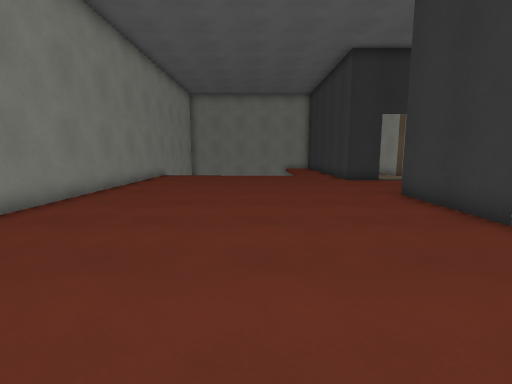
[1] (above)

19 first-person views from a walk through a Godot game level. The camera is 1.3 m above the floor, tilts 8° down and sees 85° across. The floor is counted in squares, 1 m on a side. Each view is taken from the middle of a square. On the plan, view 1 faces up. The plan holds only what a view shows up to about 13 squares ahead; the rest is blank. The place goes on beyond the plan.

[2]
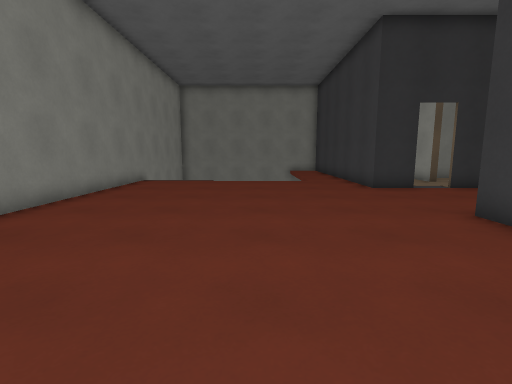

[3]
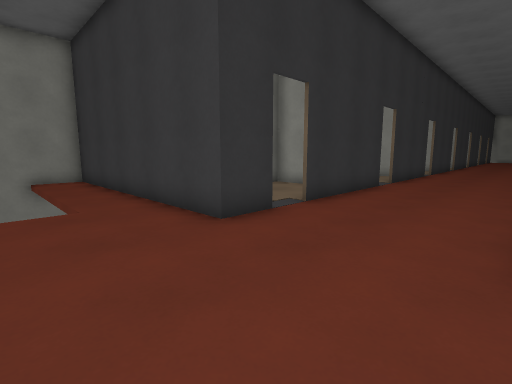

[4]
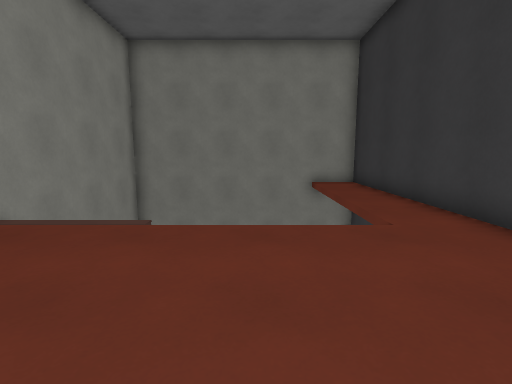

[5]
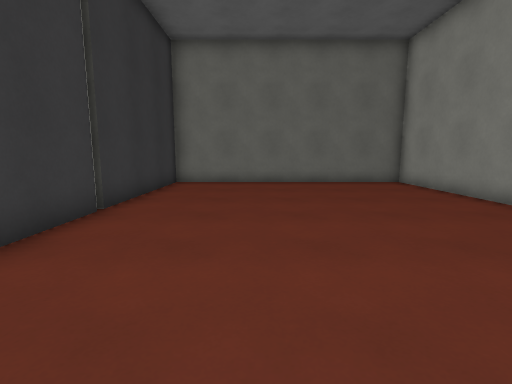

[6]
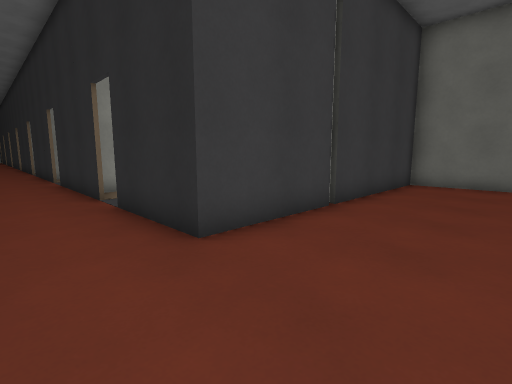

[7]
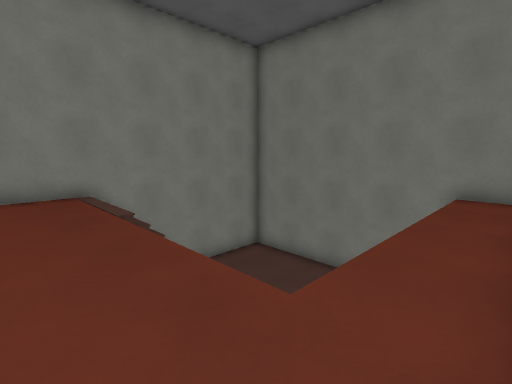

[8]
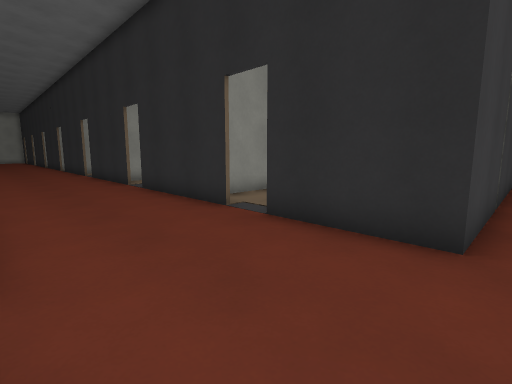

[9]
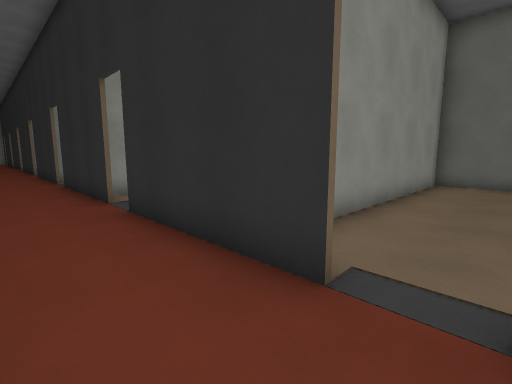

[10]
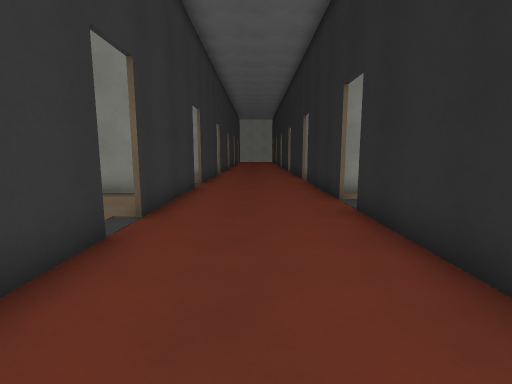

[11]
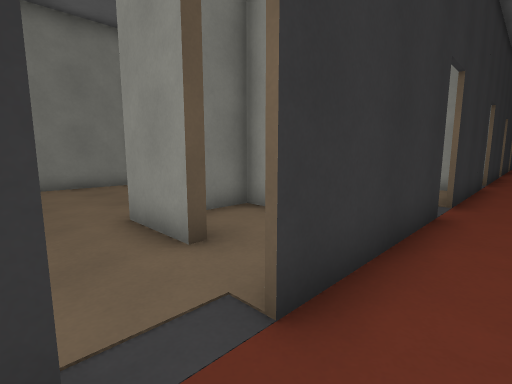

[12]
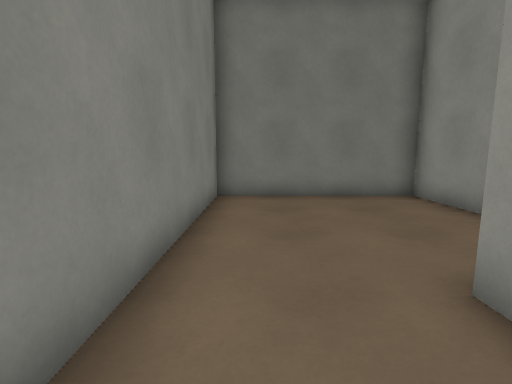

[13]
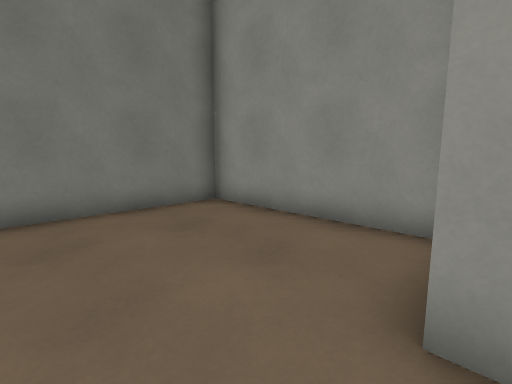

[14]
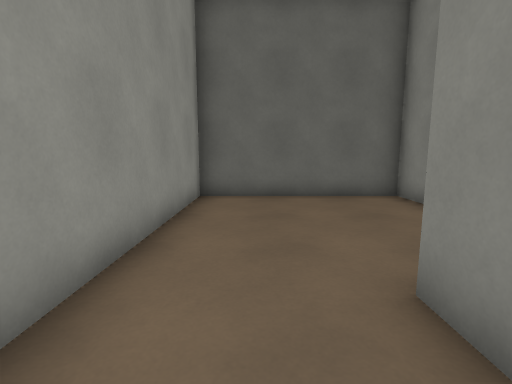

[15]
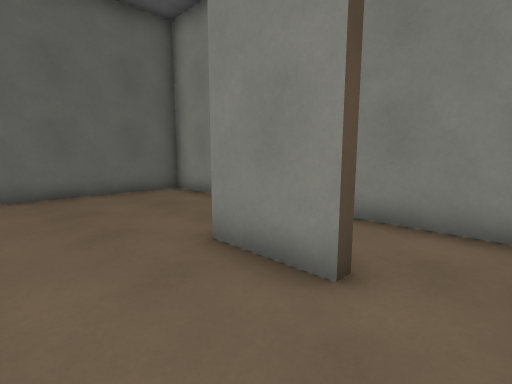

[16]
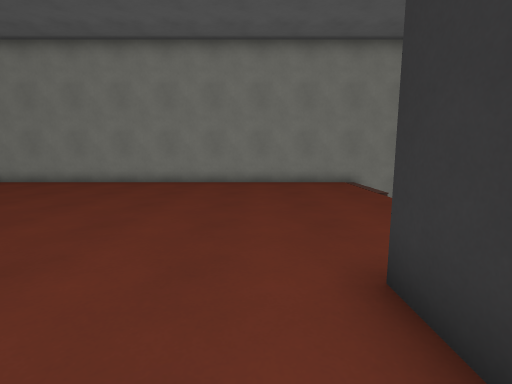

[17]
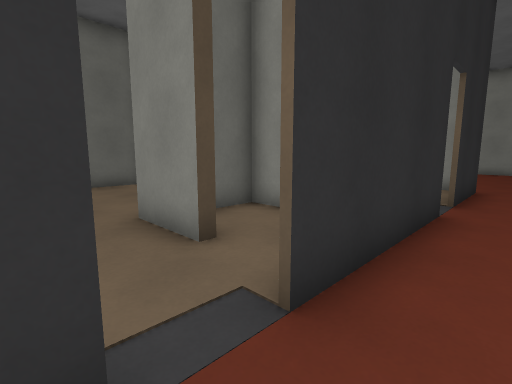

[18]
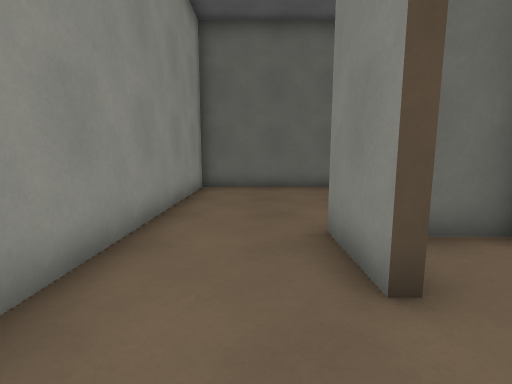

[19]
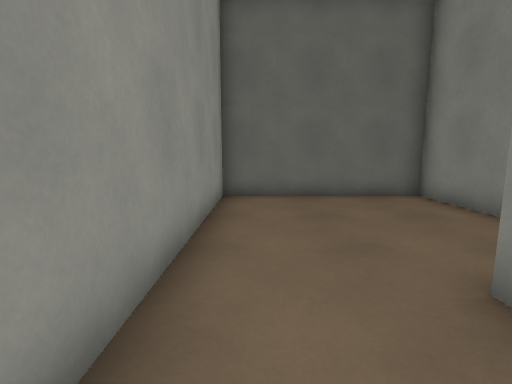

### Floor plan
Key: @ floor where view 1 was taken; # wall or solid block; . main floor; - floor 3 m lower than the main floor; / step, stairs or slope; v drop or lower ground.
Columns run from 6 left of view 1 to 21 right of it. Each row starts with its distance up from view 1.
 24 ############     #######
 23 #-----   ..#     #.....#
 22 #-----   ..#     #.....#
 21 #-----   ..#     #.....#
 20 #        ..#     #.....#
 19 #        ..#     #.....#
 18 #/       ..#     #.....#
 17 #/ /v    ..#     #..####
 16 #...vv///..#     #..#..#
 15 #..........#      .....#
 14 #..........#      .... #  ..
 13 #..........########.#####.##
 12 #...........................
 11 #...........................
 10 #...........................
  9 #..........###..#####.#####.
  8 #..........#.....#.....#
  7 #..........#.....#.....#
  6 #..........#.#...#..#..#
  5 #..........###...####..#
  4 #..........# ....#.....#
  3 #..........#.....#.....#
  2 #..........#.....#.....#
  1 #..........#.....#.....#
  0 #.....@....#.....#.....#
 -1 #..........#.....#.....#
 -2 ########################

Positions as (right, up) in squares from view 1, and headings:
1: (0, 0), facing up
2: (0, 3), facing up
3: (1, 9), facing up-right
4: (0, 11), facing up
5: (1, 11), facing down
6: (1, 11), facing down-right
7: (4, 14), facing up-left
8: (4, 13), facing down-right
9: (8, 11), facing down-right
10: (8, 11), facing right
11: (12, 12), facing up-right
12: (12, 15), facing up
13: (12, 17), facing up-right
14: (9, 7), facing down
15: (10, 8), facing down-left
16: (7, 12), facing left
17: (16, 10), facing down-left
18: (15, 9), facing down
19: (16, 7), facing down
